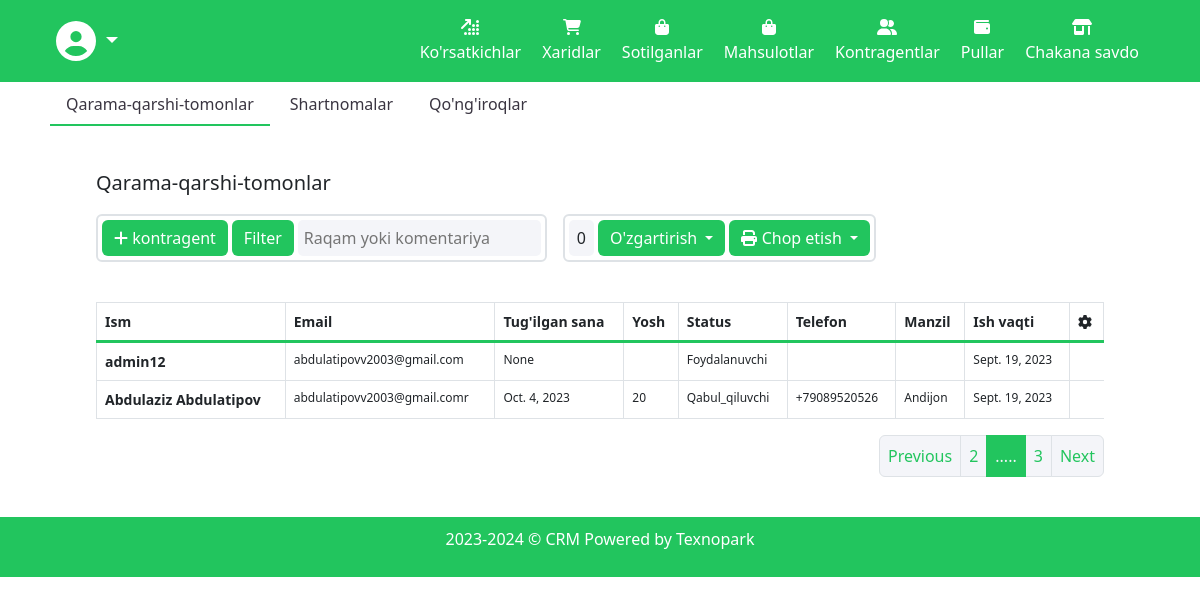
Page /accounts/employee/?page=2 (signed in) on the committed database.
### accounts/models.py (models this page shows, shortened)
class User(AbstractUser):
    STATUS = (
        ('Sotuvchi', 'Sotuvchi'),
        ('Qabul_qiluvchi', 'Qabul qiluvchi'),
        ('Foydalanuvchi', 'Foydalanuvchi'),
    )
    image = models.ImageField(upload_to='user-images/')
    email = models.EmailField(max_length=200)
    birthday = models.DateField(null=True, verbose_name="Tug'ilgan sana")
    age = models.CharField(max_length=100)
    status = models.CharField(max_length=255, choices=STATUS, default='Foydalanuvchi')
    phone = models.CharField(max_length=100, blank=True)
    address = models.CharField(max_length=200)
    acceptance_date = models.DateField(auto_now_add=True)
    def get_full_name(self):
        if self.first_name and self.last_name:
            return f"{self.first_name} {self.last_name}"
        else:
            return f"{self.username}"

### accounts/views.py (the view)
# urls.py: path('employee/', views.employee, name='employee'),
def employee(request):
    user_list = User.objects.all()
    paginator = Paginator(user_list, 2)  # Show 25 contacts per page.
    page_number = request.GET.get("page")
    object_list = User.objects.filter(is_staff=True).page_obj = paginator.get_page(page_number)
    context = {
        'object_list':object_list,
    }
    return render(request, 'contragents.html', context)

### templates/contragents.html (shortened to what this page needs)
{% extends "base.html" %}
{% load static %}
{% block content %}
<div class="section-wrapper">
  <div class="container-fluid px-2 px-md-5">
    <ul class="nav nav-pills mb-3" id="pills-tab" role="tablist">
      <li class="nav-item" role="presentation">
        <button class="nav-link active" id="kontragents-page" data-bs-toggle="pill" data-bs-target="#kontragents"
          type="button" role="tab" aria-controls="kontragents" aria-selected="true">
          Qarama-qarshi-tomonlar
        </button>
      </li>
      <li class="nav-item" role="presentation">
        <button class="nav-link" id="contracts-page" data-bs-toggle="pill" data-bs-target="#contracts" type="button"
          role="tab" aria-controls="contracts" aria-selected="false">
          Shartnomalar
        </button>
      </li>
      <li class="nav-item" role="presentation">
        <button class="nav-link" id="calls-page" data-bs-toggle="pill" data-bs-target="#calls" type="button" role="tab"
          aria-controls="calls" aria-selected="false">
          Qo'ng'iroqlar
        </button>
      </li>
    </ul>
    <div class="container-fluid px-2 px-md-5 py-4">
      <div class="tab-content" id="pills-tabContent">
        <div class="tab-pane fade show active" id="kontragents" role="tabpanel" aria-labelledby="kontragents-page">
          <div class="kontragents">
            <section class="first">
              <p class="title">Qarama-qarshi-tomonlar</p>
              <div class="functions">
                <div class="border border-2 rounded p-1 d-flex gap-1">
                  <a class="btn btn-primary" href='{% url "accounts:kontragents" %}'><i class="fa-solid fa-plus"></i>
                    kontragent</a>
                  <a class="btn btn-primary filter">Filter</a>
                  <input type="text" placeholder="Raqam yoki komentariya" />
                </div>
                <div class="border border-2 rounded p-1 d-flex gap-1">
                  <div class="number_of_s px-2 d-flex align-items-center">
                    0
                  </div>
                  <div class="dropdown">
                    <a class="btn btn-secondary dropdown-toggle" href="#" role="button" id="dropdownMenuLink"
                      data-bs-toggle="dropdown" aria-expanded="false">
                      O'zgartirish
                    </a>
                  </div>
                  <div class="dropdown">
                    <a class="btn btn-secondary dropdown-toggle" href="#" role="button" id="dropdownMenuLink"
                      data-bs-toggle="dropdown" aria-expanded="false">
                      <i class="fa-solid fa-print"></i> Chop etish
                    </a>
                  </div>
                </div>
              </div>
            </section>
            <div class="table mt-4 products_table">
              <div class="table-responsive pt-3">
                <table class="table table-bordered overflow-scroll">
                  <thead>
                    <tr>
                      <th scope="col">Ism</th>
                      <th scope="col">Email</th>
                      <th scope="col">Tug'ilgan sana</th>
                      <th scope="col">Yosh</th>
                      <th scope="col">Status</th>
                      <th scope="col">Telefon</th>
                      <th scope="col">Manzil</th>
                      <th scope="col">Ish vaqti</th>
                      <th scope="col">
                        <i class="fa-solid fa-gear"></i>
                      </th>
                    </tr>
                  </thead>
                  <tbody>
                    {% for object in object_list %}
                    <tr>
                      <th scope="row">
                        {% if object.first_name %}
                        {{ object.get_full_name }}
                        {% else %}
                        {{ object.username }}
                        {% endif %}
                      </th>
                      <td>{{ object.email }}</td>
                      <td>{{ object.birthday }}</td>
                      <td>{{ object.age }}</td>
                      <td>{{ object.status }}</td>
                      <td>{{ object.phone }}</td>
                      <td>{{ object.address }}</td>
                      <td>{{ object.acceptance_date }}</td>
                    </tr>
                    {% endfor %}
                  </tbody>
                </table>
              </div>
              <ul class="pagination justify-content-end">
                <li class="page-item">
                  {% if object_list.has_previous %}
                  <a class="page-link" href="?page={{ object_list.previous_page_number }}" tabindex="-1">Previous</a>
                  {% endif %}
                </li>
                <li class="page-item"><a class="page-link" href="#">{{ object_list.number }} </a></li>
                <li class="page-item active disabled"><a class="page-link" href="#">.....</a></li>
                <li class="page-item"><a class="page-link" href="#">  {{ object_list.paginator.num_pages }}</a></li>
                <li class="page-item">
                  {% if object_list.has_next %}
                  <a class="page-link" href="?page={{ object_list.next_page_number }}">Next</a>
                  {% endif %}
                </li>
              </ul>
            </div>
          </div>
        </div>
      </div>
    </div>
  </div>
</div>
{% endblock content %}

### staticfiles/assets/main-css/root.css (style rules this page uses)
:root { --color-white: #fff; --color-main: #22C55E; --color-gray: #F4F5F9; --gradient-main: linear-gradient(90deg, #c2a1fd 0%, #9154fd 100%); --text: #3a3541; --text-light: #89868d; --text-disable: #b4b2b7; --bg-neutral: #ffffff; --bg-main: #f4f5f9; --bg-second: #e7e7f4; --color-border: #e6e6e6; --size-d-l: 32px; --size-d-m: 30px; --size-d-s: 28px; --size-h-l: 26px; --size-h-m: 24px; --size-h-s: 22px; --size-t-l: 20px; --size-t-m: 18px; --size-t-s: 16px; --size-b-l: 16px; --size-b-m: 14px; --size-b-s: 12px; }

### staticfiles/assets/main-css/main.css (style rules this page uses)
body { max-height: 100vh; }
input, button { font-family: "Secondary"; }
.container-fluid .nav-pills .nav-item button:hover, .container-fluid .nav-pills .nav-item button.active { border-bottom: var(--color-main) 2px solid; }
table tbody { border-top: 3px solid var(--color-main); }
.table-responsive table tr th { font-size : var(--size-b-m); white-space: nowrap; }
.table-responsive tbody tr td { font-size: var(--size-b-s); word-wrap: break-word; }
.title { font-weight : 500; font-size : var(--size-t-l); }
.functions { display : flex; align-items: center; gap : 1rem; flex-wrap : wrap; }
.functions .border { border-color: var(--color-border); }
.functions .border .number_of_s { background : var(--color-gray); border-radius: 5px; }
.functions a.btn { background-color: var(--color-main); border : none; outline : none; }
.functions input { border : none; border-radius : 5px; outline : none; background-color: var(--bg-main); padding : 6px; }
a.filter { background-color: var(--color-main) !important; color : var(--color-white); }
.nav-pills .nav-item button { border-radius: 0; color : var(--text); margin : 2px; }
.nav-pills .nav-item button.active { color : var(--text); background-color: var(--color-white); border-bottom : 2px solid var(--color-main); }
.pagination .page-item .page-link { background: var(--color-gray); box-shadow: none; color : var(--color-main); }
.pagination .page-item.active .page-link { box-shadow: none; border : 1px solid var(--color-main); background: var(--color-main); color : var(--color-gray); cursor : not-allowed; }
.products_table { margin-bottom: 0 !important; }

### staticfiles/css/indicators.css (style rules this page uses)
table tbody { border-top: 3px solid var(--color-main); }

### rows in the picture
User: username "admin12", email "abdulatipovv2003@gmail.com", birthday "None", status "Foydalanuvchi", acceptance_date "Sept. 19, 2023"
User: get_full_name "Abdulaziz Abdulatipov", email "abdulatipovv2003@gmail.comr", birthday "Oct. 4, 2023", age "20", status "Qabul_qiluvchi", phone "+79089520526", address "Andijon", acceptance_date "Sept. 19, 2023"

### other values in the picture
{{ object_list.number }} "2"
{{ object_list.paginator.num_pages }} "3"
